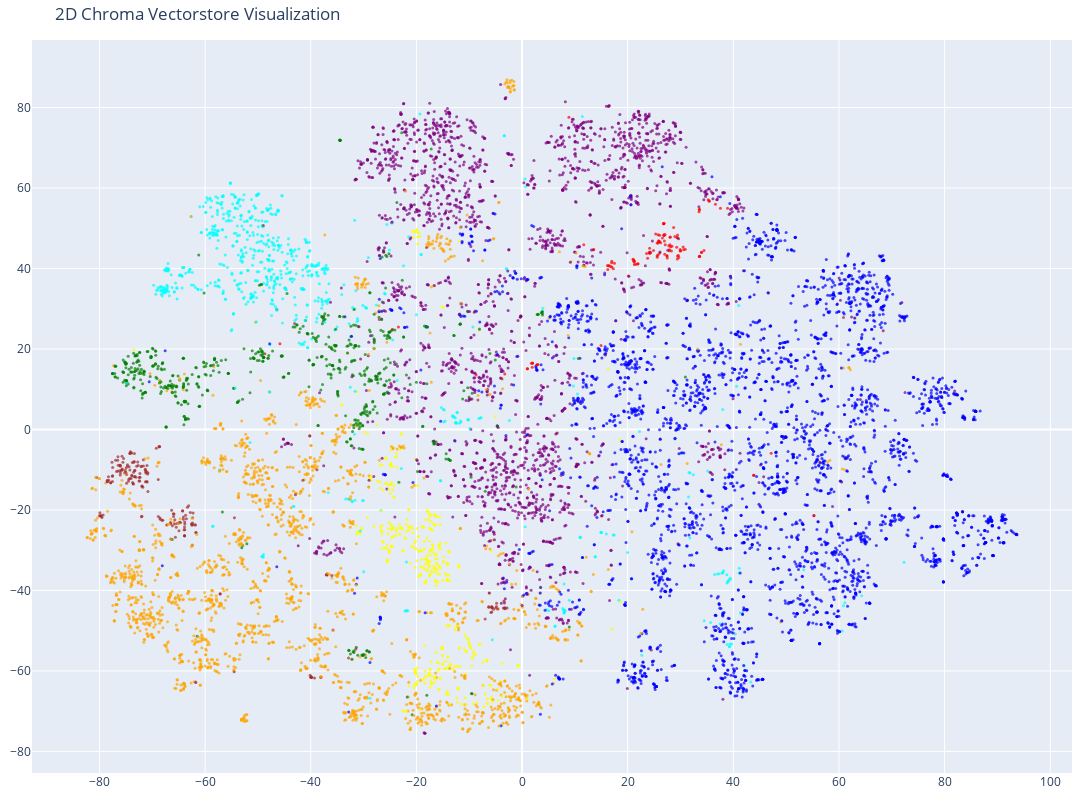

The notebook cell saved with this chart:
### Code cell
#create the 2D scatter plot
fig = go.Figure(data=[go.Scatter(
    x=reduced_vectors[:,0],
    y=reduced_vectors[:,1],
    mode='markers',
    marker=dict(size=3,color=colors,opacity=0.7),
)])

fig.update_layout(
    title='2D Chroma Vectorstore Visualization',
    scene=dict(xaxis_title='x',yaxis_title='y'),
    width=1200,
    height=800,
    margin=dict(r=20,b=10,l=10,t=40)
)
fig.show()

### Figure 1 — Plotly figure (JSON) as saved in the notebook; plotly's stock layout.template omitted (floating-point values rounded to 4 significant figures; data arrays with more than 128 entries replaced by an {"elided": "..."} marker saying what was removed)
{"data": [{"marker": {"color": {"elided": "10000 str values"}, "opacity": 0.7, "size": 3}, "mode": "markers", "type": "scatter", "x": {"elided": "10000 float values"}, "y": {"elided": "10000 float values"}}], "layout": {"height": 800, "margin": {"b": 10, "l": 10, "r": 20, "t": 40}, "scene": {"xaxis": {"title": {"text": "x"}}, "yaxis": {"title": {"text": "y"}}}, "title": {"text": "2D Chroma Vectorstore Visualization"}, "width": 1200}}
